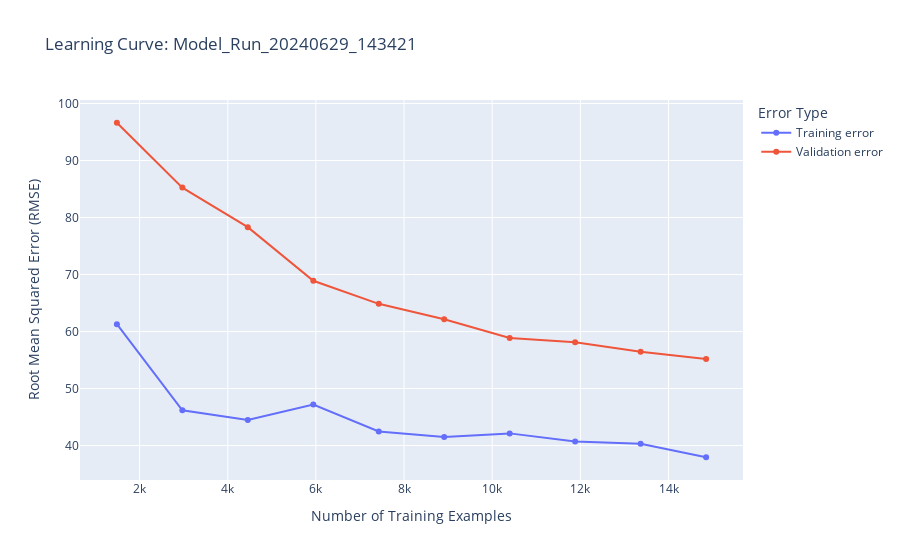

The cell this chart's notebook holds for it:
### Code cell
train_sizes, train_scores, valid_scores = learning_curve(
    model, X_train.drop(columns=['trip_time']), y_train, train_sizes=np.linspace(0.1, 1, 10), cv=5, scoring='neg_root_mean_squared_error')


fig = go.Figure()
fig.add_trace(go.Scatter(x=train_sizes, y=-np.mean(train_scores, axis=1), name='Training error'))
fig.add_trace(go.Scatter(x=train_sizes, y=-np.mean(valid_scores, axis=1), name='Validation error'))
fig.update_layout(
    title='Learning Curve: ' + label,
    xaxis_title='Number of Training Examples',
    yaxis_title='Root Mean Squared Error (RMSE)',
    legend_title='Error Type'
)
fig.show()

# Specify the directory and file name
output_directory = 'Careem_RFR_Figures/'  # Replace with your directory path
if not os.path.exists(output_directory):
    os.makedirs(output_directory)  # Create the directory if it doesn't exist
output_file = os.path.join(output_directory, f'learning_curve_{label}.png')

# Save the figure
fig.write_image(output_file)

### Figure 1 — Plotly figure (JSON) as saved in the notebook; plotly's stock layout.template omitted (floating-point values rounded to 4 significant figures)
{"data": [{"name": "Training error", "type": "scatter", "x": [1485, 2970, 4455, 5941, 7426, 8911, 10397, 11882, 13367, 14853], "y": [61.28, 46.19, 44.51, 47.21, 42.47, 41.52, 42.14, 40.72, 40.32, 37.95]}, {"name": "Validation error", "type": "scatter", "x": [1485, 2970, 4455, 5941, 7426, 8911, 10397, 11882, 13367, 14853], "y": [96.62, 85.24, 78.3, 68.9, 64.86, 62.15, 58.89, 58.11, 56.47, 55.19]}], "layout": {"legend": {"title": {"text": "Error Type"}}, "title": {"text": "Learning Curve: Model_Run_20240629_143421"}, "xaxis": {"title": {"text": "Number of Training Examples"}}, "yaxis": {"title": {"text": "Root Mean Squared Error (RMSE)"}}}}
